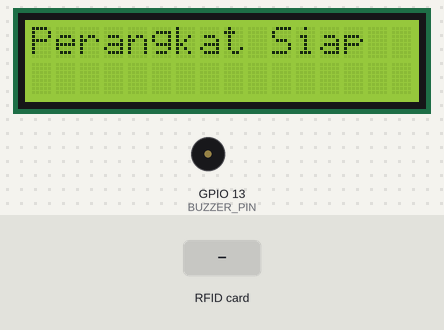
A sketch run on a simulated ESP8266 (NodeMCU). Shown: 16×2 character LCD, buzzer (waves = sounding). Inputs (shaded band) come from the test bench. WiFi joins after 1.5 s; servers stay silent unless stated; uploads are accepted with an empty reply; what the sketch prints to the serial monitor is not drawn.

Above: at 2.2 s.
At 10.5 s:
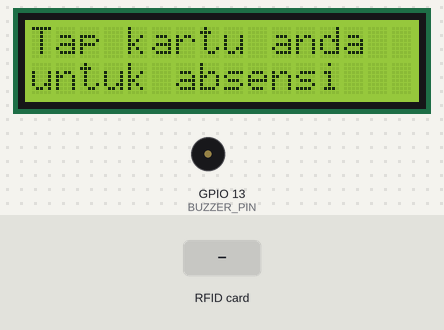
10.6 s: RFID card 5E 7A 19 C4 held to the reader
At 10.72 s:
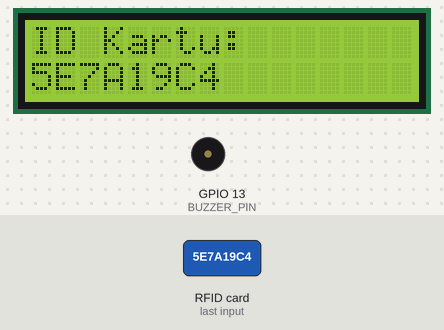
At 12.3 s:
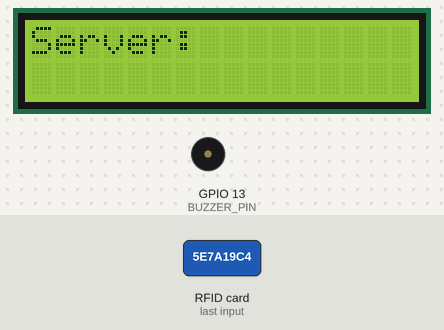
Timing chart, 0 to 13.8 s (numbered marks = the images above; inputs shaded):
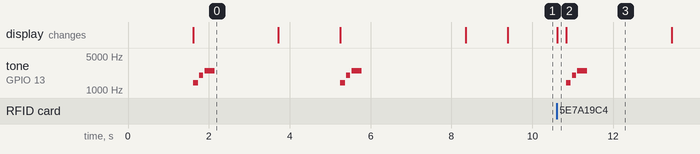

Measured:
- after the input at 10.6 s, tone on GPIO 13 (BUZZER_PIN): plays 1400 Hz for 0.12 s, 2000 Hz for 0.10 s, 2500 Hz for 0.25 s, starting after 0.23 s; the display: changes at once (image 2)
- what the display in image 0 shows lasts 2.1 s, from 1.6 s to 3.7 s

The sketch:

Absensi.0.ino
```cpp
// ======================================================================
// Sistem Absensi NFC ESP8266
// PN532 + LCD I2C + Buzzer + WiFi + HTTP
// ======================================================================

#include <Wire.h>
#include <hd44780.h>
#include <hd44780ioClass/hd44780_I2Cexp.h>
#include <Adafruit_PN532.h>
#include <ESP8266WiFi.h>
#include <WiFiClient.h>
#include <ESP8266HTTPClient.h>
#include <ArduinoJson.h>

unsigned long lastModeCheck = 0;

// ================= WIFI =================
const char* ssid = "Galaxy A14 5G 6090";
const char* password = "5eacfrnjutumpus";

// ================= SERVER ===============
String serverURL = "http://10.223.237.78:5000/scan";

// ================= MODE =================
String mode = "absen";
String modeURL = "http://10.223.237.78:5000/mode";

// ================= PIN ==================
#define LCD_SDA 14
#define LCD_SCL 12

#define PN532_SDA 4
#define PN532_SCL 5

#define BUZZER_PIN 13

#define PN532_IRQ 0
#define PN532_RESET 2

// ================= OBJECT ===============
Adafruit_PN532 nfc(PN532_IRQ, PN532_RESET);
hd44780_I2Cexp lcd;


// =======================================================
// SWITCH I2C
// =======================================================

void useLCD() {
  Wire.begin(LCD_SDA, LCD_SCL);
}

void useNFC() {
  Wire.begin(PN532_SDA, PN532_SCL);
}


// =======================================================
// BUZZER
// =======================================================

void beepSuccess() {
  tone(BUZZER_PIN, 1400, 120);
  delay(150);

  tone(BUZZER_PIN, 2000, 100);
  delay(130);

  tone(BUZZER_PIN, 2500, 250);
  delay(300);

  noTone(BUZZER_PIN);
}


// =======================================================
// LCD
// =======================================================

void lcdShow(String line1, String line2) {
  useLCD();

  lcd.clear();
  lcd.setCursor(0, 0);
  lcd.print(line1);

  lcd.setCursor(0, 1);
  lcd.print(line2);
}


// =======================================================
// WIFI
// =======================================================

bool connectWiFi() {
  lcdShow("Menghubungkan", "ke WiFi...");

  WiFi.mode(WIFI_STA);
  WiFi.begin(ssid, password);

  int attempts = 0;

  while (WiFi.status() != WL_CONNECTED && attempts < 30) {
    delay(500);
    Serial.print(".");
    attempts++;
  }

  if (WiFi.status() == WL_CONNECTED) {
    lcdShow("WiFi Terkoneksi", WiFi.localIP().toString());

    Serial.print("IP : ");
    Serial.println(WiFi.localIP());

    beepSuccess();
    delay(2500);

    return true;
  }

  return false;
}


// =======================================================
// LCD INIT
// =======================================================

void initLCD() {
  useLCD();

  int status = lcd.begin(16, 2);

  if (status) {
    Serial.println("LCD ERROR!");
    while (true);
  }

  lcd.backlight();

  lcdShow("Inisialisasi...", "Tunggu sebentar");

  delay(1500);
}


// =======================================================
// NFC INIT
// =======================================================

void initNFC() {
  lcdShow("Menyiapkan NFC", "Harap Tunggu");

  useNFC();

  nfc.begin();

  uint32_t versiondata = nfc.getFirmwareVersion();

  if (!versiondata) {
    Serial.println("PN532 tidak terdeteksi!");
    lcdShow("ERROR NFC", "PN532 gagal");

    while (true);
  }

  Serial.print("PN532 Firmware v");
  Serial.print((versiondata >> 16) & 0xFF, DEC);
  Serial.print(".");
  Serial.println((versiondata >> 8) & 0xFF, DEC);

  nfc.SAMConfig();

  delay(1000);
}


// =======================================================
// READY SCREEN
// =======================================================

void showReadyScreen() {
  if (mode == "register") {
    lcdShow("Tap kartu anda", "untuk registrasi");
  } else {
    lcdShow("Tap kartu anda", "untuk absensi");
  }
}


// =======================================================
// KIRIM UID KE SERVER
// =======================================================

void kirimUID(String uid) {
  if (WiFi.status() != WL_CONNECTED) {
    Serial.println("WiFi tidak terhubung");
    return;
  }

  WiFiClient client;
  HTTPClient http;

  String url = serverURL + "?uid=" + uid;

  Serial.println("Mengirim ke server:");
  Serial.println(url);

  http.begin(client, url);

  int httpCode = http.GET();

  if (httpCode > 0) {
    String payload = http.getString();

    Serial.println("Respon server:");
    Serial.println(payload);

    lcdShow("Server:", payload);
  } else {
    Serial.println("HTTP Error");
    lcdShow("Server Error", "");
  }

  http.end();
}


// =======================================================
// BACA NFC
// =======================================================

void readNFCCard() {
  uint8_t uid[7];
  uint8_t uidLength;

  useNFC();

  bool success = nfc.readPassiveTargetID(
    PN532_MIFARE_ISO14443A,
    uid,
    &uidLength,
    50
  );

  if (!success)
    return;

  String uidString = "";

  Serial.print("UID Kartu: ");

  for (uint8_t i = 0; i < uidLength; i++) {
    Serial.print(uid[i], HEX);
    Serial.print(" ");

    if (uid[i] < 0x10) uidString += "0";
    uidString += String(uid[i], HEX);
  }

  Serial.println();

  uidString.toUpperCase();

  lcdShow("ID Kartu:", uidString);

  kirimUID(uidString);

  beepSuccess();

  delay(2000);

  showReadyScreen();
}


// =======================================================
// CEK MODE
// =======================================================

void cekMode() {
  if (WiFi.status() != WL_CONNECTED)
    return;

  WiFiClient client;
  HTTPClient http;

  http.begin(client, modeURL);
  int httpCode = http.GET();

  if (httpCode == HTTP_CODE_OK) {
    String payload = http.getString();
    payload.trim();

    Serial.print("Mode server: ");
    Serial.println(payload);

    if (payload == "register") {
      if (mode != "register") {
        mode = "register";
        lcdShow("Tap kartu anda", "untuk registrasi");
      }
    } else if (payload == "absen") {
      if (mode != "absen") {
        mode = "absen";
        lcdShow("Tap kartu anda", "untuk absensi");
      }
    }
  }

  http.end();
}


// =======================================================
// SETUP
// =======================================================

void setup() {

  Serial.begin(115200);

  // PERBAIKAN: inisialisasi I2C agar stabil
  Wire.begin();

  pinMode(BUZZER_PIN, OUTPUT);

  initLCD();

  lcdShow("Perangkat Siap", "");
  beepSuccess();
  delay(1500);

  if (!connectWiFi()) {
    lcdShow("WiFi Gagal", "Cek Router");
    while (true);
  }

  initNFC();

  showReadyScreen();
}


// =======================================================
// LOOP
// =======================================================

void loop() {
  if (millis() - lastModeCheck > 1000) {
    cekMode();
    lastModeCheck = millis();
  }

  readNFCCard();
}
```
